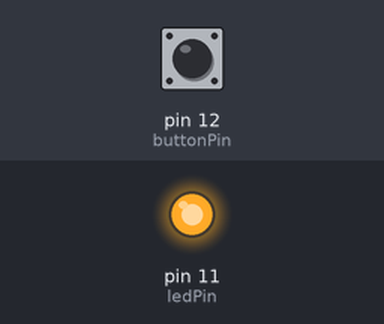
Recording of a sketch running on a simulated Arduino Uno, built with avr-gcc and run on an emulated ATmega328P. Shown: output pins drawn as LEDs (lit = HIGH). The inputs (shaded band) are chosen by the test bench; at power-on: pin 12 (buttonPin) LOW.

Above: at 1.2 s.
1.3 s: pin 12 (buttonPin) pulled HIGH for 0.15 s
At 2.5 s:
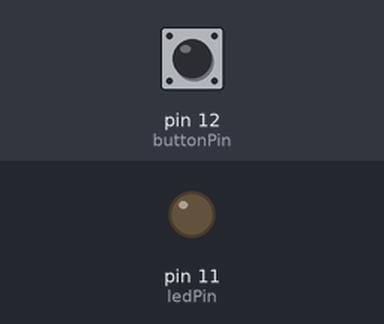
2.9 s: pin 12 (buttonPin) pulled HIGH for 1 s
At 3.9 s:
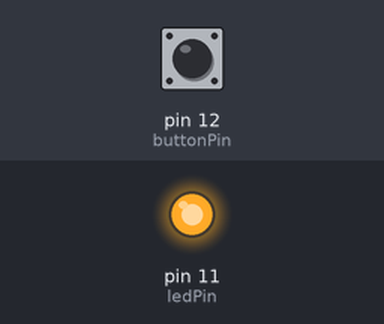
5.4 s: pin 12 (buttonPin) pulled HIGH for 3.2 s
At 5.9 s:
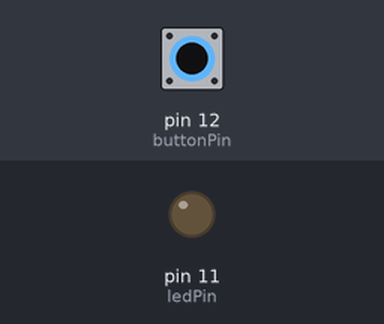
Timing chart, 0 to 8.4 s (numbered marks = the images above; inputs shaded):
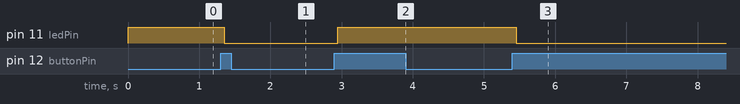

The sketch:

debouncing.ino
```cpp
// Button Switch and Debounce Variables:
int ledState = HIGH;         // the current state of the output pin
int buttonState;             // the current reading from the input pin
int lastButtonState = LOW;   // the previous reading from the input pin
int ledPin=11;
int buttonPin = 12;
// the following variables are unsigned longs because the time, measured in
// milliseconds, will quickly become a bigger number than can be stored in an int.
unsigned long lastDebounceTime = 0;  // the last time the output pin was toggled
unsigned long debounceDelay = 50;    // the debounce time; increase if the output flickers

void setup() {
  pinMode(buttonPin, INPUT);
  pinMode(ledPin, OUTPUT);
  // set initial LED state
  digitalWrite(ledPin, ledState);

}

void loop(){


   // read the state of the switch into a local variable:
  int reading = digitalRead(buttonPin);

  // check to see if you just pressed the button
  // (i.e. the input went from LOW to HIGH), and you've waited long enough
  // since the last press to ignore any noise:

  // If the switch changed, due to noise or pressing:
  if (reading != lastButtonState) {
    // reset the debouncing timer
    lastDebounceTime = millis();
  }

  if ((millis() - lastDebounceTime) > debounceDelay) {
    // whatever the reading is at, it's been there for longer than the debounce
    // delay, so take it as the actual current state:

    // if the button state has changed:
    if (reading != buttonState) {
      buttonState = reading;

      // only toggle the LED if the new button state is HIGH
      if (buttonState == HIGH) {
        ledState = !ledState;
      }
    }
  }

  // set the LED:
  digitalWrite(ledPin, ledState);

  // save the reading. Next time through the loop, it'll be the lastButtonState:
  lastButtonState = reading;

}
```

Measured:
- after the input at 1.3 s, pin 11 (ledPin): HIGH → LOW after 0.05 s
- after the input at 2.9 s, pin 11 (ledPin): LOW → HIGH after 0.05 s
- after the input at 5.4 s, pin 11 (ledPin): HIGH → LOW after 0.05 s
